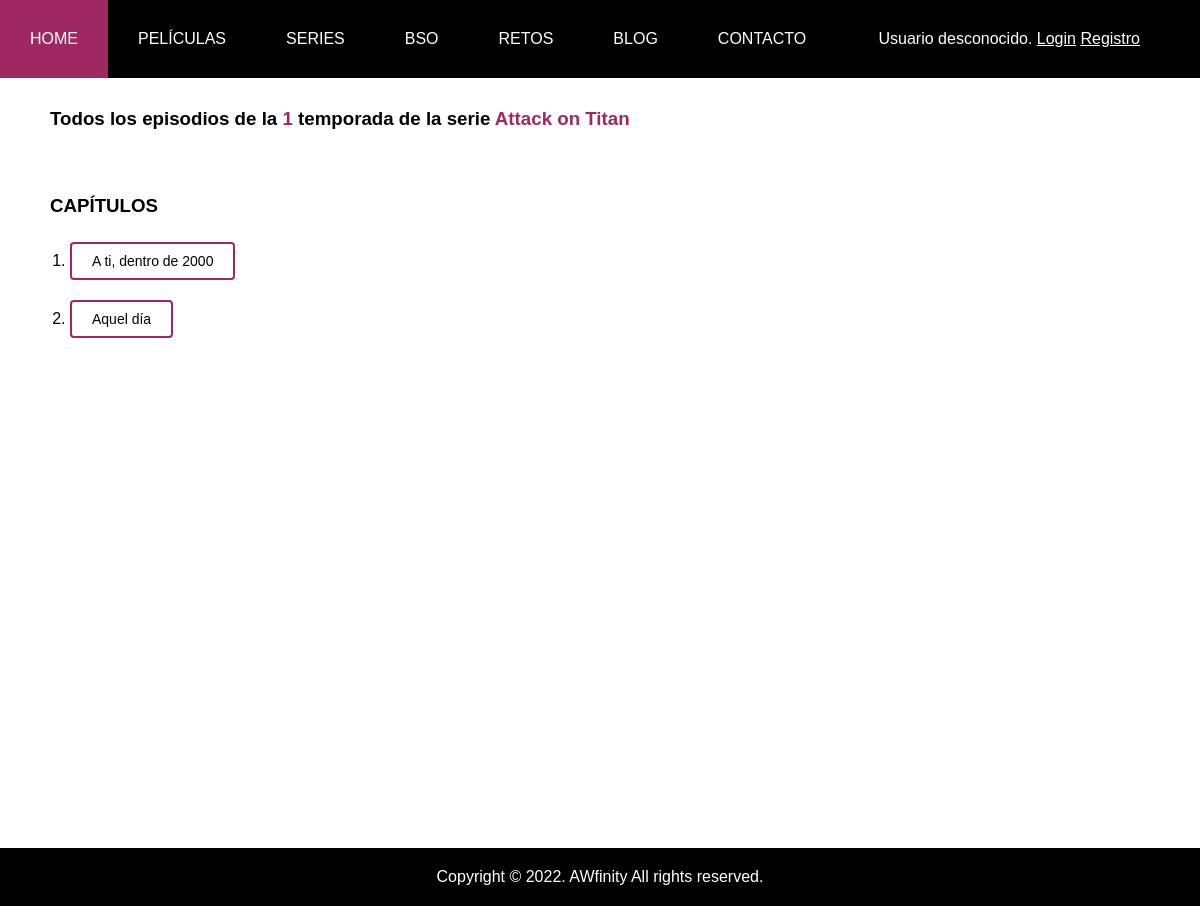
The app's page /temporadaVista.php?id_serie=7&temporada=1 with its own data.
### tables this page shows
CREATE TABLE `series` (
  `id_serie` int(11) NOT NULL,
  `titulo` varchar(20) NOT NULL,
  `productor` varchar(20) NOT NULL,
  `numTemporadas` int(11) NOT NULL,
  `genero` enum('accion','anime','ciencia ficcion','comedia','drama','fantasia','musical','terror') NOT NULL,
  `sinopsis` text NOT NULL,
  `ruta_imagen` varchar(255) NOT NULL
);

CREATE TABLE `episodios` (
  `id_episodio` int(11) NOT NULL,
  `id_serie` int(11) NOT NULL,
  `titulo` varchar(20) NOT NULL,
  `duracion` int(11) NOT NULL,
  `temporada` int(11) NOT NULL,
  `ruta_video` varchar(525) NOT NULL,
  `sinopsis` text NOT NULL
);

### includes/Serie.php (called while the page is built, shortened)
<?php
class Serie
{
    private $titulo;
    private function __construct($titulo, $productor, $numTemporadas, $genero, $sinopsis, $ruta_imagen, $id_serie = NULL) {
        $this->titulo = $titulo;
    }
    public function getTitulo() {
        return $this->titulo;
    }
    public static function buscaSerieID($id_serie)
    {
        $conn = Aplicacion::getInstance()->getConexionBd();
        $query = sprintf("SELECT * FROM series S WHERE S.id_serie='%d'", $conn->real_escape_string($id_serie));
        $rs = $conn->query($query);
        $result = false;
        if ($rs) {
            $fila = $rs->fetch_assoc();
            if ($fila) {
                $result = new Serie($fila['titulo'], $fila['productor'], $fila['numTemporadas'], $fila['genero'], $fila['sinopsis'], $fila['ruta_imagen'], $fila['id_serie']);
            }
        } else {
            error_log("Error BD ({$conn->errno}): {$conn->error}");
        }
        return $result;
    }
}
?>

### includes/Episodio.php (called while the page is built, shortened)
<?php
class Episodio
{
    private $id_episodio;
    private $titulo;
    private function __construct($id_serie, $titulo, $duracion, $temporada,  $ruta_video, $sinopsis, $id_episodio = NULL) {
        $this->titulo = $titulo;
        $this->id_episodio = $id_episodio;
    }
    public function getId() {
        return $this->id_episodio;
    }
    public function getTitulo() {
        return $this->titulo;
    }
    public static function listaEpisodios($id_serie, $temporada){
        $conn = Aplicacion::getInstance()->getConexionBd();
        $sql = sprintf("SELECT * FROM episodios E WHERE E.id_serie='%s'AND E.temporada ='%d'"
        , $conn->real_escape_string($id_serie)
        , $conn->real_escape_string($temporada)
        );
        $consulta = $conn->query($sql);
        $arrayEpisodios = array();
        if($consulta->num_rows > 0){
            while ($fila = mysqli_fetch_assoc($consulta)) {
                $arrayEpisodios[] = new Episodio($fila['id_serie'], $fila['titulo'], $fila['duracion'], $fila['temporada'],  $fila['ruta_video'], $fila['sinopsis'], $fila['id_episodio']);
            }
        }
        return $arrayEpisodios;
    }
}

### temporadaVista.php (the view, shortened to what this page needs)
<?php
$id_serie = isset($_GET['id_serie']) ? htmlspecialchars(trim(strip_tags($_GET["id_serie"]))) : 0;
$temporada = isset($_GET['temporada']) ? htmlspecialchars(trim(strip_tags($_GET["temporada"]))) : 0;
$serie = path\Serie::buscaSerieID($id_serie);
$titulo = $serie->getTitulo();
$contenidoPrincipal = "";
$contenidoPrincipal .=
"<div class='tituloIndex'>
<h3>Todos los episodios de la <span>$temporada</span> temporada de la serie <span>$titulo</span></h3>";
$contenidoPrincipal .= "</div>";
$contenidoPrincipal.= "<div class='tituloPeliIndex'> <h3>Capítulos</h3> </div>";
$arrayEpisodios = path\Episodio::listaEpisodios($id_serie, $temporada);
$contenidoPrincipal .= "<div class='listaCapitulos'>";
$contenidoPrincipal .= "<ol>";
foreach ($arrayEpisodios as $key => $episodio) {
    $tituloEp = $episodio->getTitulo();
    $id_episodio = $episodio->getId();
	$contenidoPrincipal .= "<li> <div class='butonGeneral'> <a href='episodioVista.php?id_episodio=$id_episodio'> $tituloEp </a> </div></li>";
}
$contenidoPrincipal .= "</ol>";
$contenidoPrincipal .= "</div>";
require __DIR__. '/includes/vistas/plantillas/plantilla.php';
?>

### css/default.css (style rules this page uses)
* { margin:0px; padding:0px; }
div.tituloIndex h3 { padding-bottom: 20px; }
div.tituloIndex span { color: #9f2863; }
div.tituloPeliIndex h3 { grid-area: titulo; align-items: center; padding-top: 45px; padding-bottom: 15px; text-transform: uppercase; }
div.listaCapitulos li { padding-top: 10px; padding-bottom: 10px; }
div.listaCapitulos ol { margin-left: 20px; }
div.butonGeneral { display: inline-block; background-color: white; color: black; border: 2px solid #9f2863; padding: 9px 20px; text-align: center; text-decoration: none; font-size: 14px; transition-duration: 0.4s; border-radius: 4px; }
div.butonGeneral a { color: black; text-decoration:none; }

### records on screen
series: titulo "Attack on Titan"
episodios: titulo "A ti, dentro de 2000"
episodios: titulo "Aquel día"

### other values on screen
$temporada "1"
